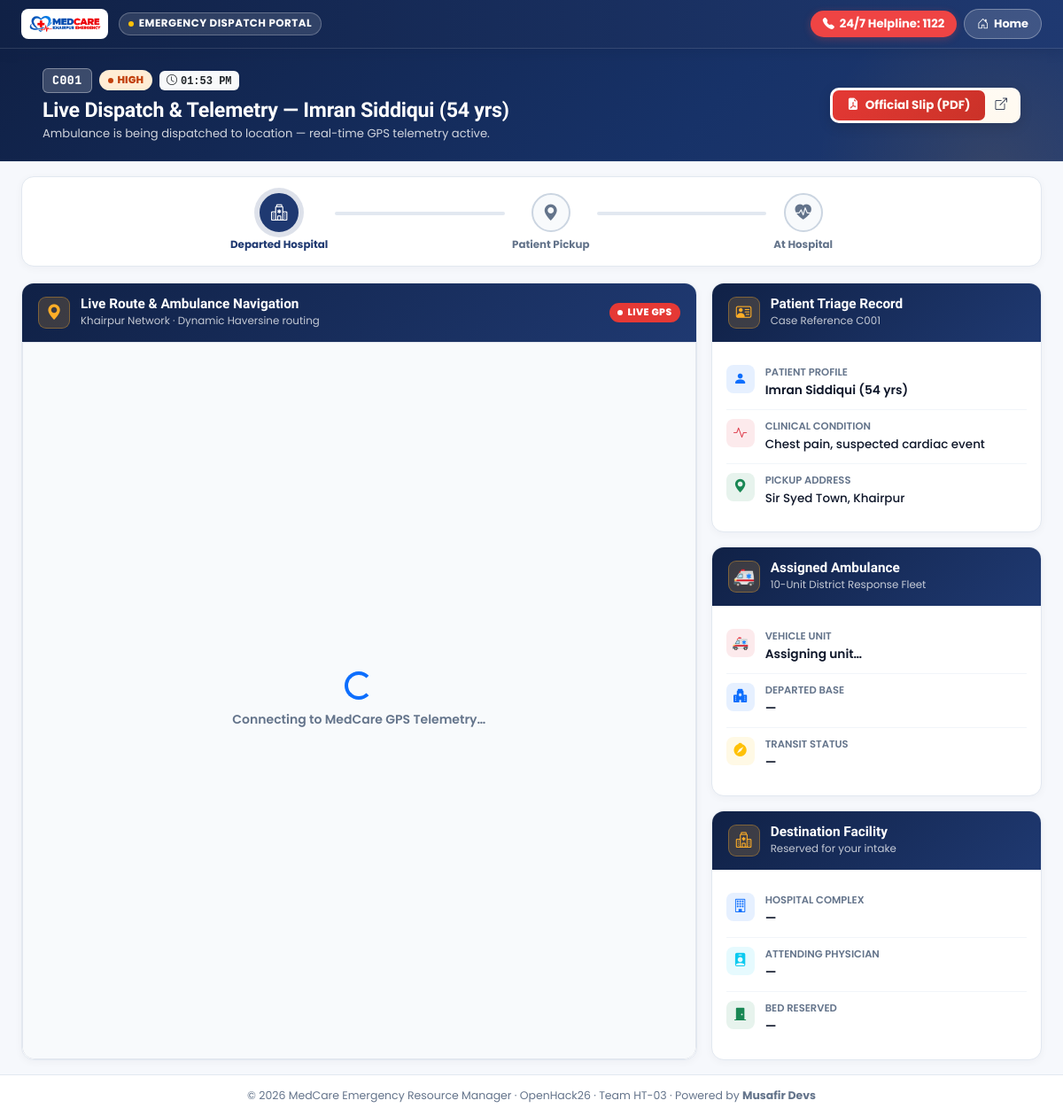
Page /track/C001 on the committed database.
### app.py (models this page shows)
class Case(db.Model):
    id = db.Column(db.Integer, primary_key=True)
    case_code = db.Column(db.String(20), unique=True, nullable=False)
    patient_name = db.Column(db.String(120), nullable=False)
    age = db.Column(db.Integer, nullable=False)
    priority = db.Column(db.String(20), nullable=False)  # Critical, High, Medium, Low
    condition = db.Column(db.Text, nullable=False)
    status = db.Column(db.String(20), default='Active')  # Active, Closed, Incoming, Dispatched
    registered_at = db.Column(db.DateTime, default=datetime.utcnow)
    patient_lat = db.Column(db.Float, nullable=True)
    patient_lng = db.Column(db.Float, nullable=True)
    patient_address = db.Column(db.String(255), nullable=True)
    patient_phone = db.Column(db.String(30), nullable=True)
    assigned_doctor_id = db.Column(db.Integer, db.ForeignKey('user.id'), nullable=True)
    assigned_bed_id = db.Column(db.Integer, db.ForeignKey('bed.id'), nullable=True)
    assigned_ambulance_id = db.Column(db.Integer, db.ForeignKey('user.id'), nullable=True)
    notes = db.Column(db.Text, nullable=True)
    hospital_name = db.Column(db.String(120), nullable=True)
    needs_ambulance = db.Column(db.Boolean, default=False)
    dispatched_at = db.Column(db.DateTime, nullable=True)
    doctor = db.relationship('User', foreign_keys=[assigned_doctor_id], backref='assigned_cases')
    ambulance = db.relationship('User', foreign_keys=[assigned_ambulance_id], backref='ambulance_cases')
    bed = db.relationship('Bed', foreign_keys=[assigned_bed_id], backref='case')

### app.py (the view)
@app.route('/track/<case_code>')
def track(case_code):
    c = Case.query.filter_by(case_code=case_code).first_or_404()
    return render_template('track.html', case=c)

### templates/track.html (shortened to what this page needs)
{% extends "base.html" %}
{% block extra_css %}
<link rel="stylesheet" href="https://unpkg.com/leaflet@1.9.4/dist/leaflet.css">
{% endblock %}
{% block body %}
<header class="telemetry-navbar">
  <div class="telemetry-navbar-inner">
    <div class="brand-badge-box">
      <a href="{% if session.user_id %}{{ url_for('dashboard_redirect') }}{% else %}{{ url_for('index') }}{% endif %}">
        <img src="{{ url_for('static', filename='img/logo101.png') }}" alt="MedCare Logo" class="brand-logo-img">
      </a>
      <span class="portal-mode-chip">
        <span class="pulse-dot text-warning"></span>
        {% if session.user_id %}
          Staff Command Console
        {% else %}
          Emergency Dispatch Portal
        {% endif %}
      </span>
    </div>
    <div class="d-flex align-items-center gap-2 flex-wrap">
      {% if session.user_id %}
        <a href="{% if session.role == 'doctor' %}{{ url_for('doctor_dashboard') }}{% else %}{{ url_for('admin_cases') }}{% endif %}" class="btn-nav-action btn-nav-back">
          <i class="bi bi-arrow-left"></i>
          <span>Back to {% if session.role == 'doctor' %}Dashboard{% else %}Cases{% endif %}</span>
        </a>
        <a href="{{ url_for('admin_track') }}" class="btn-nav-action btn-nav-radar">
          <i class="bi bi-broadcast"></i>
          <span>Fleet Radar</span>
        </a>
        <span class="user-badge-chip d-none d-md-inline-flex">
          <i class="bi bi-person-circle text-warning"></i>
          <span>{{ session.name or 'Staff' }}</span>
        </span>
        <a href="{{ url_for('logout') }}" class="btn-nav-action btn-nav-back text-white-50" title="Sign Out">
          <i class="bi bi-box-arrow-right"></i>
        </a>
      {% else %}
        <a href="tel:+923001234567" class="hotline-pill">
          <i class="bi bi-telephone-fill"></i>
          <span>24/7 Helpline: 1122</span>
        </a>
        <a href="{{ url_for('index') }}" class="btn-nav-action btn-nav-back">
          <i class="bi bi-house-door"></i>
          <span>Home</span>
        </a>
      {% endif %}
    </div>
  </div>
</header>
<section class="telemetry-hero">
  <div class="container-fluid px-3 px-md-4">
    <div class="row align-items-center justify-content-between g-3">
      <div class="col-lg-8 col-md-7 col-12">
        <div class="d-flex align-items-center gap-2 flex-wrap mb-1">
          <span class="case-code-badge">{{ case.case_code }}</span>
          <span class="priority-pill priority-{{ case.priority|lower }}">
            <span class="pulse-dot"></span> {{ case.priority }}
          </span>
          <span class="badge bg-light text-dark font-monospace small px-2 py-1">
            <i class="bi bi-clock me-1"></i>{{ case.registered_at.strftime('%I:%M %p') if case.registered_at else 'Active' }}
          </span>
        </div>
        <h1 class="telemetry-title">
          Live Dispatch & Telemetry — {{ case.patient_name }} ({{ case.age }} yrs)
        </h1>
        <p class="telemetry-subtitle" id="trackSubtitle">
          Ambulance is being dispatched to location — real-time GPS telemetry active.
        </p>
      </div>
      <div class="col-lg-4 col-md-5 col-12 text-md-end text-start">
        <div class="pdf-smart-group">
          <a href="{{ url_for('export_case_slip_pdf', case_code=case.case_code) }}" class="btn-pdf-smart" target="_blank" title="Download Verified Official Medical Dispatch Slip (PDF)">
            <i class="bi bi-file-earmark-pdf-fill"></i>
            <span>Official Slip (PDF)</span>
          </a>
          <a href="{{ url_for('export_case_slip_pdf', case_code=case.case_code, view='1') }}" target="_blank" class="btn-pdf-view" title="Preview PDF in New Tab">
            <i class="bi bi-box-arrow-up-right"></i>
          </a>
        </div>
      </div>
    </div>
  </div>
</section>
<main class="container-fluid px-3 px-md-4 py-3 flex-grow-1">
  <div class="stepper-card">
    <div class="phase-stepper" id="phaseStepper">
      <div class="phase-step active" id="stepHospital">
        <div class="phase-dot"><i class="bi bi-hospital"></i></div>
        <span>Departed Hospital</span>
      </div>
      <div class="phase-line" id="line1"></div>
      <div class="phase-step" id="stepPickup">
        <div class="phase-dot"><i class="bi bi-geo-alt-fill"></i></div>
        <span>Patient Pickup</span>
      </div>
      <div class="phase-line" id="line2"></div>
      <div class="phase-step" id="stepArrive">
        <div class="phase-dot"><i class="bi bi-heart-pulse-fill"></i></div>
        <span>At Hospital</span>
      </div>
    </div>
  </div>
  <div class="row g-3">
    <div class="col-lg-8">
      <div class="content-card map-card-wrapper">
        <div class="track-card-header">
          <div class="track-card-icon"><i class="bi bi-geo-alt-fill"></i></div>
          <div class="flex-grow-1">
            <h5>Live Route & Ambulance Navigation</h5>
            <p id="routeInfo">Khairpur Network · Dynamic Haversine routing</p>
          </div>
          <span class="live-badge"><span class="live-dot"></span>LIVE GPS</span>
        </div>
        <div class="card-body p-0 flex-grow-1">
          <div id="map">
            <div class="map-loading">
              <div class="spinner-border text-primary"></div>
              <small class="fw-semibold">Connecting to MedCare GPS Telemetry…</small>
            </div>
          </div>
        </div>
      </div>
    </div>
    <div class="col-lg-4 d-flex flex-column gap-3">
      <div class="content-card">
        <div class="track-card-header">
          <div class="track-card-icon"><i class="bi bi-person-vcard"></i></div>
          <div>
            <h5>Patient Triage Record</h5>
            <p>Case Reference {{ case.case_code }}</p>
          </div>
        </div>
        <div class="card-body p-3">
          <div class="detail-row">
            <div class="detail-ico bg-primary bg-opacity-10 text-primary"><i class="bi bi-person-fill"></i></div>
            <div>
              <span class="dl">Patient Profile</span>
              <span class="dv">{{ case.patient_name }} ({{ case.age }} yrs)</span>
            </div>
          </div>
          <div class="detail-row">
            <div class="detail-ico bg-danger bg-opacity-10 text-danger"><i class="bi bi-activity"></i></div>
            <div>
              <span class="dl">Clinical Condition</span>
              <span class="dv" style="font-size: 0.84rem; font-weight: 500;">{{ case.condition }}</span>
            </div>
          </div>
          {% if case.patient_address %}
          <div class="detail-row">
            <div class="detail-ico bg-success bg-opacity-10 text-success"><i class="bi bi-geo-alt-fill"></i></div>
            <div>
              <span class="dl">Pickup Address</span>
              <span class="dv" style="font-size: 0.84rem; font-weight: 500;">{{ case.patient_address }}</span>
            </div>
          </div>
          {% endif %}
        </div>
      </div>
      <div class="content-card">
        <div class="track-card-header">
          <div class="track-card-icon" style="font-size: 1.25rem;">🚑</div>
          <div>
            <h5>Assigned Ambulance</h5>
            <p>10-Unit District Response Fleet</p>
          </div>
        </div>
        <div class="card-body p-3">
          <div class="detail-row">
            <div class="detail-ico bg-danger bg-opacity-10 text-danger">🚑</div>
            <div>
              <span class="dl">Vehicle Unit</span>
              <span class="dv" id="ambUnit">Assigning unit…</span>
            </div>
          </div>
          <div class="detail-row">
            <div class="detail-ico bg-primary bg-opacity-10 text-primary"><i class="bi bi-hospital-fill"></i></div>
            <div>
              <span class="dl">Departed Base</span>
              <span class="dv" id="departFrom">—</span>
            </div>
          </div>
          <div class="detail-row">
            <div class="detail-ico bg-warning bg-opacity-10 text-warning"><i class="bi bi-compass-fill"></i></div>
            <div>
              <span class="dl">Transit Status</span>
              <span class="dv" id="phaseText">—</span>
            </div>
          </div>
        </div>
      </div>
      <div class="content-card">
        <div class="track-card-header">
          <div class="track-card-icon"><i class="bi bi-hospital"></i></div>
          <div>
            <h5>Destination Facility</h5>
            <p>Reserved for your intake</p>
          </div>
        </div>
        <div class="card-body p-3">
          <div class="detail-row">
            <div class="detail-ico bg-primary bg-opacity-10 text-primary"><i class="bi bi-building"></i></div>
            <div>
              <span class="dl">Hospital Complex</span>
              <span class="dv" id="resHospital">—</span>
            </div>
          </div>
          <div class="detail-row">
            <div class="detail-ico bg-info bg-opacity-10 text-info"><i class="bi bi-person-badge-fill"></i></div>
            <div>
              <span class="dl">Attending Physician</span>
              <span class="dv" id="resDoctor">—</span>
            </div>
          </div>
          <div class="detail-row">
            <div class="detail-ico bg-success bg-opacity-10 text-success"><i class="bi bi-door-closed-fill"></i></div>
            <div>
              <span class="dl">Bed Reserved</span>
              <span class="dv" id="resBed">—</span>
            </div>
          </div>
        </div>
      </div>
    </div>
  </div>
</main>
<footer class="telemetry-footer">
  <div class="container-fluid px-4 text-center">
    <p class="mb-0">&copy; 2026 MedCare Emergency Resource Manager · OpenHack26 · Team HT-03 · Powered by <strong>Musafir Devs</strong></p>
  </div>
</footer>
{% endblock %}

### static/css/style.css (style rules this page uses)
:root { --navy: #1F3971; --navy-light: #2a4a8a; --yellow: #FFAE27; --red: #e53935; --dark: #2d3e50; --muted: #78909c; --bg: #f5f7fa; --border: #e3e7ee; }
* { box-sizing: border-box; }
html { -webkit-text-size-adjust: 100%; scroll-behavior: smooth; }
body { font-family: 'Poppins', sans-serif; background: var(--bg); color: var(--dark); margin: 0; overflow-x: hidden; min-height: 100vh; display: flex; flex-direction: column; }
img { max-width: 100%; height: auto; }
a { text-decoration: none; }
.content-card { background: #fff; border: 1px solid var(--border); border-radius: 12px; box-shadow: 0 4px 16px rgba(15,30,50,0.06); }
#map, .map-placeholder { height: 420px; border-radius: 12px; border: 1px solid var(--border); }

### rows in the picture
Case: case_code "C001", priority "HIGH", registered_at "01:53 PM", patient_name "Imran Siddiqui", age "54", condition "Chest pain, suspected cardiac event", patient_address "Sir Syed Town, Khairpur"
